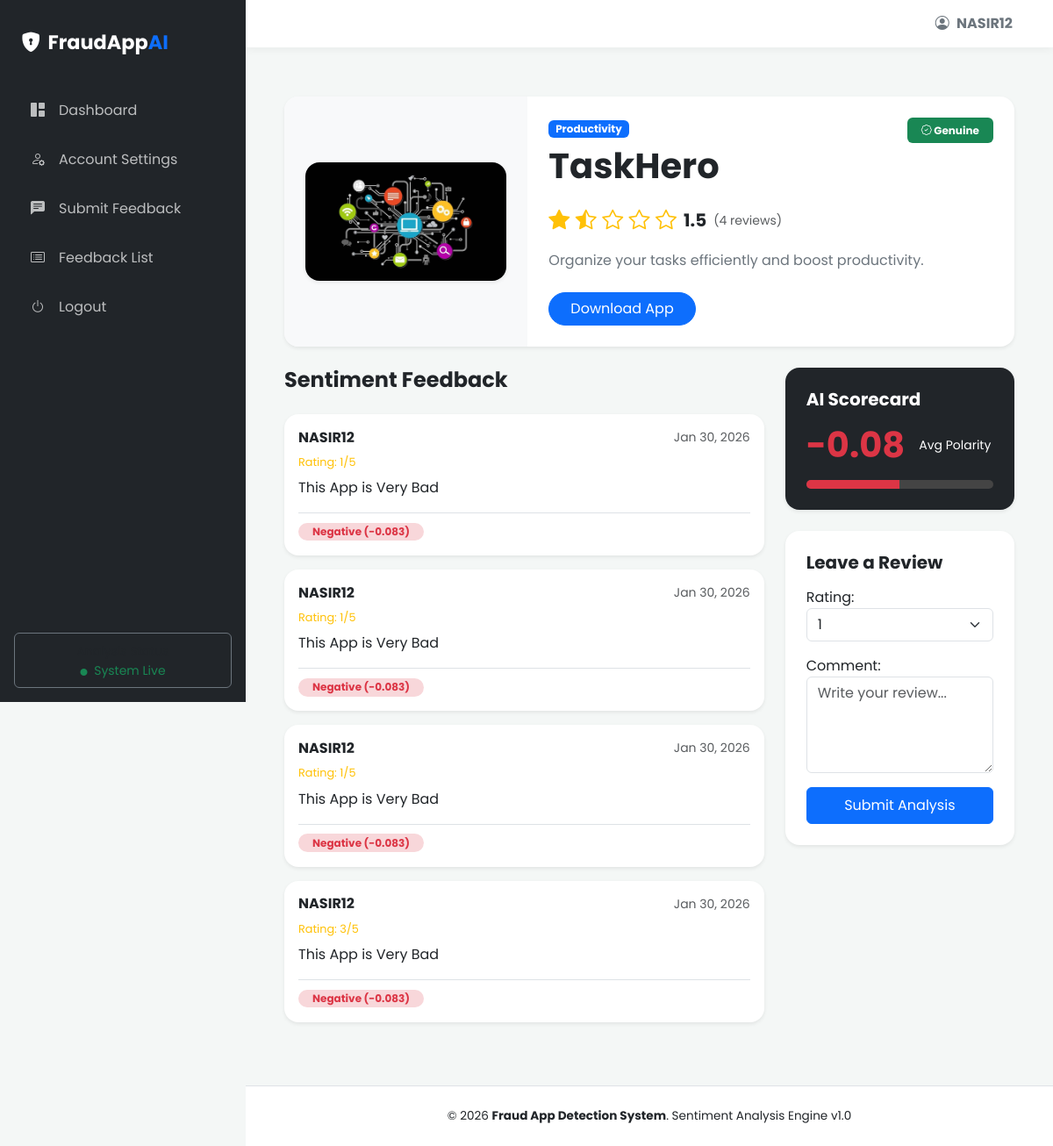
The page /app/3/ (signed in) on the database its author committed.
### myapp/models.py (models this page shows, shortened)
class user_register(models.Model):
    id = models.AutoField(primary_key=True)
    profile_picture = models.ImageField(upload_to='profile_pics/', blank=True, null=True)
    full_name = models.CharField(max_length=255)
    username = models.CharField(max_length=150, unique=True)
    email = models.EmailField(unique=True)
    password = models.CharField(max_length=128)
    GENDER_CHOICES = [
        ('male', 'Male'),
        ('female', 'Female'),
    ]
    gender = models.CharField(max_length=6, choices=GENDER_CHOICES)
    age = models.PositiveIntegerField()

class Application(models.Model):
    app_id = models.AutoField(primary_key=True)
    category = models.CharField(max_length=50)
    app_name = models.CharField(max_length=150)
    app_link = models.URLField(max_length=255, blank=True, null=True)
    description = models.TextField(blank=True, null=True)
    app_image = models.ImageField(upload_to='app_images/', blank=True, null=True)
    FRAUD_STATUS_CHOICES = [
        ('genuine', 'Genuine'),
        ('fraud', 'Fraud'),
    ]
    fraud_status = models.CharField(
        max_length=10,
        choices=FRAUD_STATUS_CHOICES,
        default='genuine'
    )
    created_at = models.DateTimeField(default=timezone.now)

class Review(models.Model):
    review_id = models.AutoField(primary_key=True)
    user = models.ForeignKey(user_register, on_delete=models.CASCADE)
    app = models.ForeignKey(Application, on_delete=models.CASCADE, related_name='reviews')
    rating = models.PositiveSmallIntegerField(default=1)
    comment = models.TextField()
    ip_address = models.GenericIPAddressField(null=True, blank=True)
    sentiment_score = models.DecimalField(max_digits=6, decimal_places=3, null=True, blank=True)
    SENTIMENT_CHOICES = [
        ('Positive', 'Positive'),
        ('Negative', 'Negative'),
        ('Neutral', 'Neutral'),
    ]
    sentiment_label = models.CharField(
        max_length=10,
        choices=SENTIMENT_CHOICES,
        default='Neutral'
    )
    REVIEW_TYPE_CHOICES = [
        ('Genuine', 'Genuine'),
        ('Fake', 'Fake'),
    ]
    review_type = models.CharField(
        max_length=10,
        choices=REVIEW_TYPE_CHOICES,
        default='Genuine'
    )
    created_at = models.DateTimeField(default=timezone.now)

### myapp/views.py (the view)
# urls.py: path('app/<int:app_id>/', views.app_details, name='app_details'),
def app_details(request, app_id):
    application = get_object_or_404(Application, app_id=app_id)
    reviews = Review.objects.filter(app=application).order_by('-created_at')
    metrics = reviews.aggregate(
        avg_rating=Avg('rating'),
        avg_sentiment=Avg('sentiment_score')
    )
    username = request.session.get('username')
    user = user_register.objects.filter(username=username).first() if username else None
    if request.method == 'POST' and user:
        form = ReviewForm(request.POST)
        if form.is_valid():
            review = form.save(commit=False)
            review.user = user
            review.app = application
            ip_address = socket.gethostbyname(socket.gethostname())
            review.ip_address = ip_address
            user_review_count = Review.objects.filter(
                user=user,
                app=application
            ).count()
            if user_review_count >= 3:
                review.review_type = 'Fake'
            else:
                review.review_type = 'Genuine'
            score, label = get_sentiment_score(review.comment)
            review.sentiment_score = score
            review.sentiment_label = label
            review.save()
            return redirect('app_details', app_id=application.app_id)
    else:
        form = ReviewForm()
    return render(request, 'app_details.html', {
        'application': application,
        'reviews': reviews,
        'form': form,
        'username': username,
        'avg_rating': metrics['avg_rating'] or 0,
        'avg_sentiment': metrics['avg_sentiment'] or 0
    })

### myapp/forms.py
class ReviewForm(forms.ModelForm):
    class Meta:
        model = Review
        fields = ['rating', 'comment']
        widgets = {
            'rating': forms.Select(
                choices=[(i, i) for i in range(1, 6)],
                attrs={'class': 'form-select'}
            ),
            'comment': forms.Textarea(
                attrs={
                    'class': 'form-control',
                    'rows': 4,
                    'placeholder': 'Write your review...'
                }
            ),
        }

### templates/app_details.html (shortened to what this page needs)
{% extends "base.html" %}
{% load static %}
{% block content %}
<div class="container-fluid py-4">
    <div class="card shadow-sm border-0 rounded-4 mb-4 overflow-hidden">
        <div class="row g-0">
            <div class="col-md-4 bg-light d-flex align-items-center justify-content-center p-4">
                {% if application.app_image %}
                    <img src="{{ application.app_image.url }}" class="img-fluid rounded-4 shadow-sm" style="max-height: 280px;">
                {% else %}
                    <i class="bi bi-app-indicator display-1 text-muted"></i>
                {% endif %}
            </div>
            <div class="col-md-8 p-4">
                <div class="d-flex justify-content-between align-items-start">
                    <div>
                        <span class="badge bg-primary mb-2">{{ application.category }}</span>
                        <h1 class="fw-bold mb-1">{{ application.app_name }}</h1>
                    </div>
                    {% if application.fraud_status == 'fraud' %}
                        <span class="badge bg-danger p-2 px-3"><i class="bi bi-exclamation-triangle"></i> Fraudulent</span>
                    {% else %}
                        <span class="badge bg-success p-2 px-3"><i class="bi bi-patch-check"></i> Genuine</span>
                    {% endif %}
                </div>
                <div class="my-3 d-flex align-items-center">
                    <span class="text-warning fs-4 me-2">
                        <i class="bi {% if avg_rating >= 1 %}bi-star-fill{% elif avg_rating > 0 %}bi-star-half{% else %}bi-star{% endif %}"></i>
                        <i class="bi {% if avg_rating >= 2 %}bi-star-fill{% elif avg_rating > 1 %}bi-star-half{% else %}bi-star{% endif %}"></i>
                        <i class="bi {% if avg_rating >= 3 %}bi-star-fill{% elif avg_rating > 2 %}bi-star-half{% else %}bi-star{% endif %}"></i>
                        <i class="bi {% if avg_rating >= 4 %}bi-star-fill{% elif avg_rating > 3 %}bi-star-half{% else %}bi-star{% endif %}"></i>
                        <i class="bi {% if avg_rating >= 5 %}bi-star-fill{% elif avg_rating > 4 %}bi-star-half{% else %}bi-star{% endif %}"></i>
                    </span>
                    <span class="fw-bold fs-5">{{ avg_rating|floatformat:1 }}</span>
                    <span class="text-muted ms-2 small">({{ reviews.count }} reviews)</span>
                </div>
                <p class="text-secondary mb-4">{{ application.description }}</p>
                {% if application.app_link %}
                <a href="{{ application.app_link }}" target="_blank" class="btn btn-primary px-4 rounded-pill">Download App</a>
                {% endif %}
            </div>
        </div>
    </div>
    <div class="row">
        <div class="col-lg-8">
            <h4 class="fw-bold mb-4">Sentiment Feedback</h4>
            {% for review in reviews %}
            <div class="card border-0 shadow-sm rounded-4 mb-3">
                <div class="card-body">
                    <div class="d-flex justify-content-between align-items-center mb-2">
                        <h6 class="mb-0 fw-bold">{{ review.user.username }}</h6>
                        <small class="text-muted">{{ review.created_at|date:"M d, Y" }}</small>
                    </div>
                    <div class="text-warning mb-2" style="font-size: 0.8rem;">
                        Rating: {{ review.rating }}/5
                    </div>
                    <p class="card-text text-dark">{{ review.comment }}</p>
                    <div class="mt-3 pt-2 border-top">
                        <span class="badge rounded-pill
                            {% if review.sentiment_label == 'Positive' %}bg-success-subtle text-success
                            {% elif review.sentiment_label == 'Negative' %}bg-danger-subtle text-danger
                            {% else %}bg-warning-subtle text-dark{% endif %} px-3">
                            {{ review.sentiment_label }} ({{ review.sentiment_score }})
                        </span>
                    </div>
                </div>
            </div>
            {% empty %}
            <div class="card border-0 p-5 text-center bg-light">
                <p class="text-muted m-0">No reviews found for this app.</p>
            </div>
            {% endfor %}
        </div>
        <div class="col-lg-4">
            <div class="card border-0 shadow-sm rounded-4 bg-dark text-white mb-4">
                <div class="card-body p-4">
                    <h5 class="fw-bold mb-3">AI Scorecard</h5>
                    <div class="d-flex align-items-center mb-3">
                        <div class="display-6 fw-bold me-3 {% if avg_sentiment < 0 %}text-danger{% else %}text-success{% endif %}">
                            {{ avg_sentiment|floatformat:2 }}
                        </div>
                        <small class="  text-white">Avg Polarity </small>
                    </div>
                    <div class="progress" style="height: 10px; background-color: #444;">
                        {% if avg_sentiment %}
                            {% widthratio avg_sentiment|add:1 2 100 as width %}
                            <div class="progress-bar {% if avg_sentiment < 0 %}bg-danger{% else %}bg-success{% endif %}"
                                 role="progressbar" style="width: {{ width }}%"></div>
                        {% else %}
                            <div class="progress-bar bg-secondary" role="progressbar" style="width: 50%"></div>
                        {% endif %}
                    </div>
                </div>
            </div>
            <div class="card border-0 shadow-sm rounded-4">
                <div class="card-body p-4">
                    <h5 class="fw-bold mb-3">Leave a Review</h5>
                    {% if username %}
                        <form method="post">
                            {{ form.as_p }}
                            <button type="submit" class="btn btn-primary w-100 py-2">Submit Analysis</button>
                        </form>
                    {% else %}
                        <p class="text-muted small">Please <a href="{% url 'login' %}">login</a> to submit a review.</p>
                    {% endif %}
                </div>
            </div>
        </div>
    </div>
</div>
{% endblock %}

### templates/base.html (shortened to what this page needs)
{% load static %}
<!DOCTYPE html>
<html lang="en">
<head>
    <link href="https://cdn.jsdelivr.net/npm/bootstrap@5.3.3/dist/css/bootstrap.min.css" rel="stylesheet">
    <link href="https://cdn.jsdelivr.net/npm/bootstrap-icons@1.11.3/font/bootstrap-icons.min.css" rel="stylesheet">
</head>
<body>
    <nav id="sidebar">
        <a class="navbar-brand" href="{% url 'home' %}">
            <i class="bi bi-shield-lock-fill me-2"></i>FraudApp<span class="text-primary">AI</span>
        </a>
        <ul class="nav flex-column mb-auto">
            <li class="nav-item">
                <a class="nav-link {% if request.resolver_match.url_name == 'home' %}active{% endif %}" href="{% url 'home' %}">
                    <i class="bi bi-grid-1x2-fill me-3"></i>Dashboard
                </a>
            </li>
            {% if request.session.username %}
                <li class="nav-item">
                    <a class="nav-link" href="{% url 'update_profile' %}"><i class="bi bi-person-gear me-3"></i>Account Settings</a>
                </li>
<li class="nav-item">
    <a class="nav-link" href="{% url 'submit_feedback' %}">
        <i class="bi bi-chat-left-text-fill me-3"></i>Submit Feedback
    </a>
</li>
<li class="nav-item">
    <a class="nav-link" href="{% url 'feedback_list' %}">
        <i class="bi bi-card-list me-3"></i>Feedback List
    </a>
</li>
                <li class="nav-item">
                    <a class="nav-link text-danger" href="{% url 'logout' %}"><i class="bi bi-power me-3"></i>Logout</a>
                </li>
            {% endif %}
        </ul>
        <div class="p-3">
            <div class="card bg-dark border-secondary">
                <div class="card-body p-2 text-center">
                    <small class="text-muted">Analysis Status</small>
                    <div class="text-success small"><i class="bi bi-circle-fill me-1" style="font-size: 8px;"></i> System Live</div>
                </div>
            </div>
        </div>
    </nav>
    <div id="content">
        <div class="top-bar">
            {% if request.session.username %}
                <span class="me-3 text-secondary">
                    <i class="bi bi-person-circle me-1"></i> <strong>{{ request.session.username }}</strong>
                </span>
            {% endif %}
        </div>
        <main>
            {% block content %}{% endblock %}
        </main>
        <footer>
            <p class="mb-0">&copy; 2026 <strong>Fraud App Detection System</strong>. Sentiment Analysis Engine v1.0</p>
        </footer>
    </div>
</body>
</html>

### templates/base.html (style rules this page uses)
:root { --sidebar-width: 280px; --bs-primary: #6f42c1; --bs-dark-bg: #212529; }
body { font-family: 'Poppins', sans-serif; background-color: #f4f7f6; overflow-x: hidden; }
#sidebar { width: var(--sidebar-width); height: 100vh; position: fixed; left: 0; top: 0; background-color: var(--bs-dark-bg); color: white; transition: all 0.3s; z-index: 1000; display: flex; flex-direction: column; }
#sidebar .nav-link { color: rgba(255, 255, 255, 0.7) !important; padding: 12px 20px; margin: 4px 15px; border-radius: 8px; display: flex; align-items: center; }
#sidebar .navbar-brand { padding: 2rem 1.5rem; font-weight: 700; color: white !important; font-size: 1.4rem; }
#content { margin-left: var(--sidebar-width); width: calc(100% - var(--sidebar-width)); min-height: 100vh; transition: all 0.3s; display: flex; flex-direction: column; }
.top-bar { background: white; padding: 15px 30px; box-shadow: 0 2px 10px rgba(0,0,0,0.05); display: flex; justify-content: flex-end; align-items: center; }
main { padding: 2rem; flex: 1; }
footer { background: #fff; padding: 1.5rem; text-align: center; font-size: 0.85rem; border-top: 1px solid #dee2e6; }

### rows shown on the page
user_register: session.username "NASIR12"
Application: app_image (picture), category "Productivity", app_name "TaskHero", description "Organize your tasks efficiently and boost productivity."
Review: user.username "NASIR12", created_at "Jan 30, 2026", rating "1", comment "This App is Very Bad", sentiment_label "Negative", sentiment_score "-0.083"
Review: user.username "NASIR12", created_at "Jan 30, 2026", rating "1", comment "This App is Very Bad", sentiment_label "Negative", sentiment_score "-0.083"
Review: user.username "NASIR12", created_at "Jan 30, 2026", rating "1", comment "This App is Very Bad", sentiment_label "Negative", sentiment_score "-0.083"
Review: user.username "NASIR12", created_at "Jan 30, 2026", rating "3", comment "This App is Very Bad", sentiment_label "Negative", sentiment_score "-0.083"

### other values the page prints
{{ avg_rating|floatformat:1 }} "1.5"
{{ reviews.count }} "4"
{{ avg_sentiment|floatformat:2 }} "-0.08"
